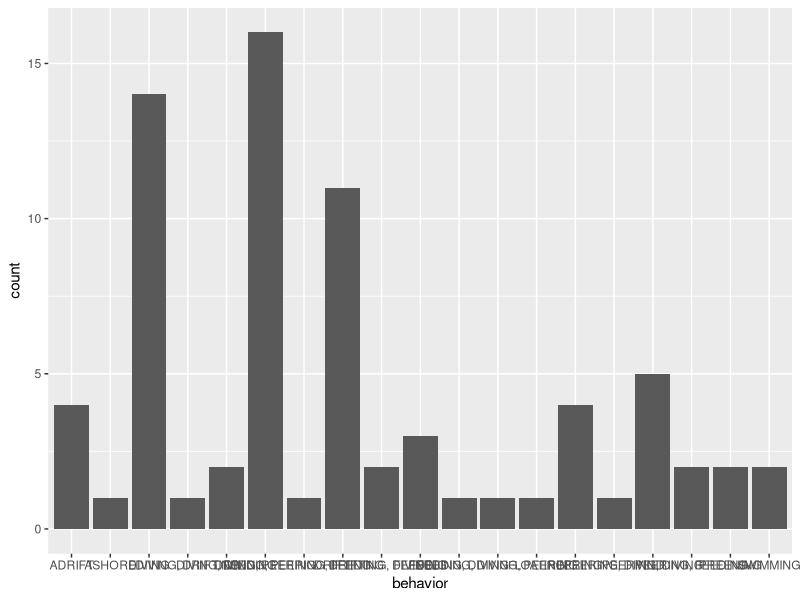
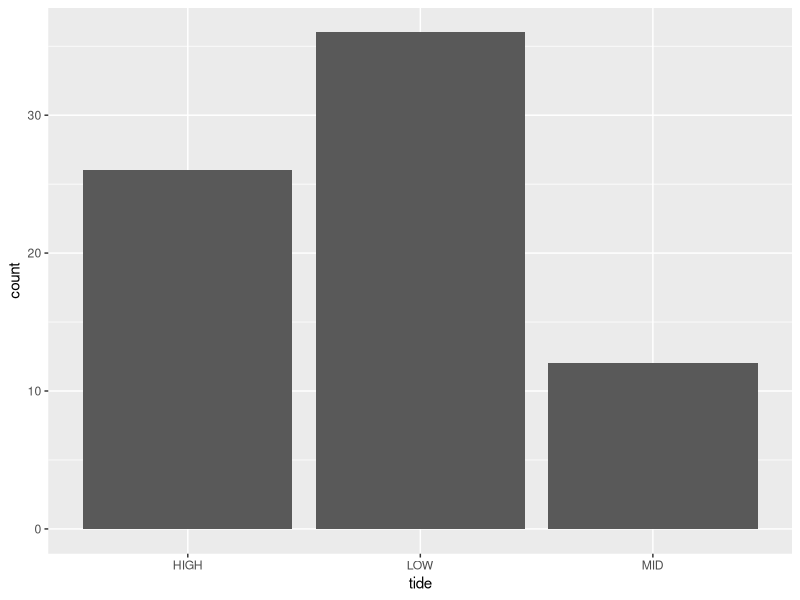

R code for these plots, in order:
## ---- chunk 1
library(tidyverse)
library(lubridate)
## ---- chunk 2
#2023
all_bird_untidy_2023 <- read_csv("loons_2023.csv")
loons_2023 <- read_csv("loons_2023.csv")

#2024
loons_2024 <- read_csv("loons_2024.csv")
## ---- chunk 3
#assigning exposure level to locations
loons_2023 <- loons_2023 %>% 
  mutate(shelter_gradient = case_when(location == "BAR HARBOR PIER" ~ "exposed",
                                      location == "SEAL HARBOR BEACH" ~ "moderate",
                                      location == "BRACY HARBOR" ~ "moderate",
                                      location == "NORTHEAST HARBOR" ~ "moderately_sheltered",
                                      location == "SOMES SOUND" ~ "sheltered",
                                      location == "SOUTHWEST HARBOR" ~ "moderately_sheltered",
                                      location == "SEAWALL" ~ "exposed",
                                      location == "SEAL COVE" ~ "moderately_exposed",
                                      location == "SAND BEACH" ~ "moderately_exposed"))
 
#releveling the exposure levels from most exposed to least exposed 
shelter_factor <- fct_relevel(loons_2023$shelter_gradient, c(
                "exposed", 
                "moderately_exposed",
                "moderate",
                "moderately_sheltered",
                "sheltered"))
## ---- chunk 4
#saving a dataset to include only loons and the shelter factor
loons_2023 <- loons_2023 %>% 
  mutate(shelter_factor = shelter_factor) %>% 
  filter(species == "COMMON LOON")

#counting how many different exposure observations we have
loons_2023 %>% 
  count(shelter_factor)
## ---- chunk 5
#Change character numbers to numeric
loons_2023 <- loons_2023 %>% 
  mutate(meters_offshore = as.numeric(meters_offshore)) %>% 
  mutate(latitude = as.numeric(latitude)) %>% 
  mutate(longitude = as.numeric(longitude)) %>% 
  mutate(barometer = as.numeric(barometer)) %>% 
  mutate(date = as_date(date, format = "%m/%d/%Y")) %>% 
  mutate(time = hms::as_hms(time))
## ---- chunk 6
#determining how many locations we have
unique(loons_2023$location)
unique(loons_2024$location)
## ---- chunk 7
unique(loons_2023$behavior)
unique(loons_2024$behavior)
## ---- chunk 8
#Count occurence of behaviors
loons_2023_behavior <- loons_2023 %>% 
  filter(species == "COMMON LOON") %>% 
  group_by(date, behavior, species, tide, tide_percentage) %>% 
  count(behavior)
## ---- chunk 9
#Count the occurrences of behavior of loons
ggplot(data = loons_2023_behavior, mapping = aes(x = behavior)) + 
  geom_bar()

#Count how many low, high, and mid tide observations we have
ggplot(data = loons_2023_behavior, mapping = aes(x = tide)) + 
  geom_bar()
